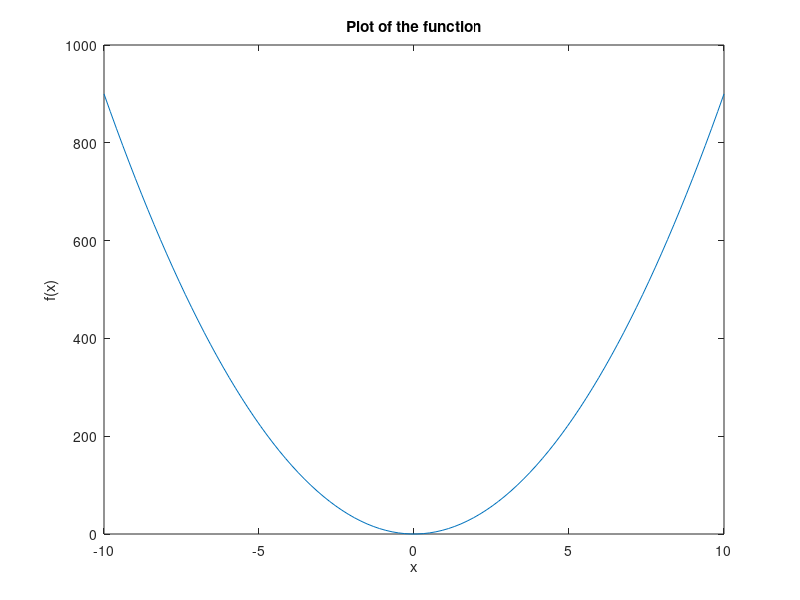

Write MATLAB code to recreate this figure.
function CP_6_6()
x0 = [2; 3];
s = [-5; -7]; 
[x, alpha] = LineSearch(@func, x0, s);


    figure;
    x_vals = linspace(-10, 10, 100);
    y_vals = arrayfun(@(x) func([x; x]), x_vals);
    plot(x_vals, y_vals);
    xlabel('x');
    ylabel('f(x)');
    title('Plot of the function');

end


function [x_new, alpha] = LineSearch(func, x, s)

    alpha = 1;
    max_iteration = 10;
    iteration = 0;
    f0 = phi(0, func, x, s);
    f1 = phi(alpha, func, x, s);

    fprintf('func value 0: %d\n', f0);
    
    
    while f1 > f0 && iteration < max_iteration
        fprintf('func value %d : %d \n' , iteration, f0);
        alpha = alpha / 2;
        f1 = phi(alpha, func, x, s);
        iteration = iteration+1;
    end

      
    options = optimset('TolX', 1e-6, 'MaxIter', 50);
    alpha = fminbnd(@(alpha) phi(alpha, func, x, s), 0, 2 * alpha, options);
    x_new = x + alpha * s;
    fprintf('New X: %d\n', x_new);
    fprintf('New alpha: %d\n', alpha);
    
end


function val = phi(alpha, func, x, s)
    val = feval(func, x + alpha * s);
end

function y = func(x)
    y = 5 * x(1)^2 + 7 * x(2)^2 - 3 * x(1) * x(2);
end